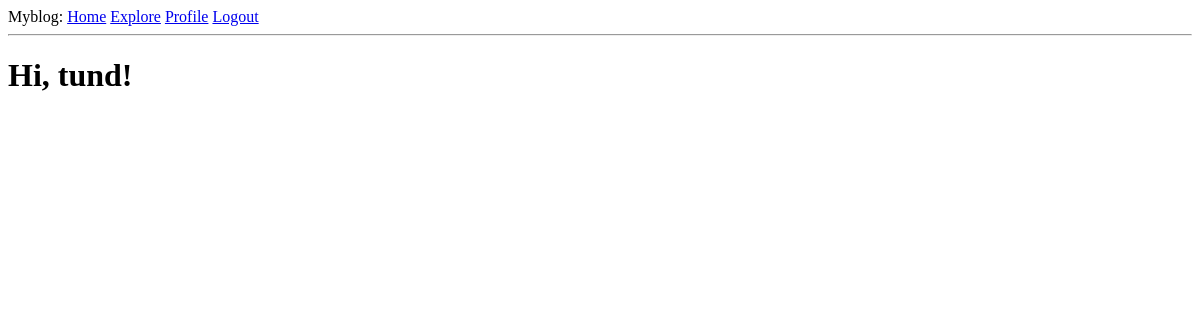
The page /explore (signed in) on the database as committed earlier.
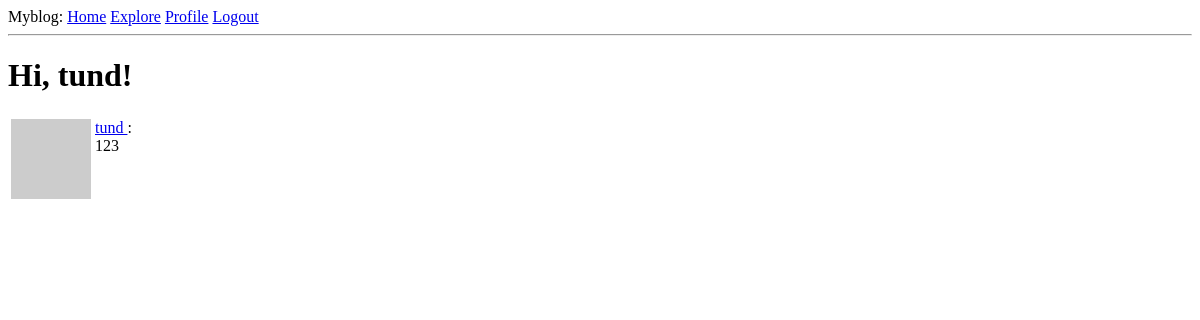
The same page on the database as committed later.
### app/models.py (models this page shows, shortened)
class Post(db.Model):
    id = db.Column(db.Integer, primary_key=True)
    body = db.Column(db.String(140))
    timestamp = db.Column(db.DateTime, index=True, default=datetime.utcnow)
    user_id = db.Column(db.Integer, db.ForeignKey('user.id'))

class User(UserMixin, db.Model):
    id = db.Column(db.Integer, primary_key=True)
    username = db.Column(db.String(64), index=True, unique=True)
    email = db.Column(db.String(120), index=True, unique=True)
    password_hash = db.Column(db.String(128))
    posts = db.relationship('Post', backref='author', lazy='dynamic')
    about_me = db.Column(db.String(140))
    last_seen = db.Column(db.DateTime, default=datetime.utcnow)
    followed = db.relationship(
        'User', secondary=followers,
        primaryjoin=(followers.c.follower_id==id),
        secondaryjoin=(followers.c.followed_id==id),
        backref=db.backref('followers', lazy='dynamic'), lazy='dynamic'
    )
    def avatar(self, size):
        digest = md5(self.email.lower().encode('utf-8')).hexdigest()
        return 'https://www.gravatar.com/avatar/{}?d=identicon&s={}'.format(
            digest, size)

### app/routes.py (the view)
@app.route('/explore')
@login_required
def explore():
    posts = Post.query.order_by(Post.timestamp.desc()).all()
    return render_template('index.html', title='Explore', posts=posts)

### app/models.py (called while the page is built)
@login.user_loader
def Load_user(id):
    return User.query.get(int(id))

### app/routes.py (called while the page is built)
@app.before_request #goi ham nay truoc khi goi ham hien thi
def before_request():
    if current_user.is_authenticated:
        current_user.last_seen = datetime.utcnow()
        db.session.commit()

### app/templates/index.html (shortened to what this page needs)
{% extends "base.html" %}
{% block content %}
    <h1>Hi, {{ current_user.username }}!</h1>
    {% for post in posts %}
        {% include '_post.html' %}
    {% endfor %}
{% endblock %}

### app/templates/_post.html
<table>
    <tr valign="top">
        <td><img src="{{ post.author.avatar(36) }}"></td>
        <td>
            <a href="{{ url_for('user', username=post.author.username) }}">
                {{ post.author.username }}
            </a>
            :<br>{{ post.body }}
        </td>
    </tr>
</table>

Rows that differ between the two databases and show on the page:
added Post: author.username "tund", body "123"
